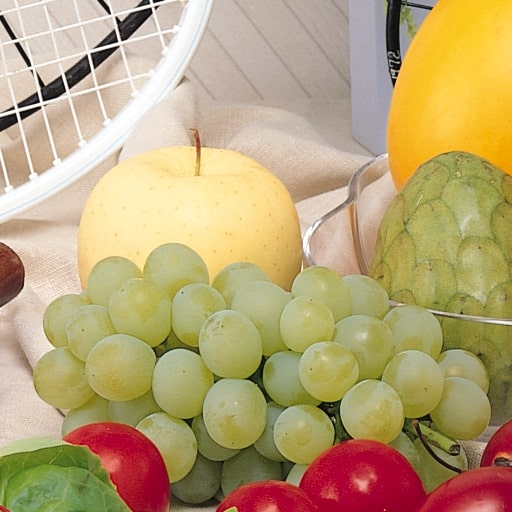
#> input picture 20701014_Q12/20701014_Q12_input.jpg, 512 x 512 px, found by its file name
$ python 20701014_Q12.py
#> lines starting #> are read from the running program, lines starting #| are printed output that depends on the picture
from PIL import Image
import numpy as np
import math, random

def separate_rgb_channels(image_path):
#> called with image_path = '20701014_Q12/20701014_Q12_input.jpg'
    try:
        image = Image.open(image_path)
#> image is the input picture: PIL image 512x512 RGB; mean R, G, B 185.3, 163.3, 118.3
        image_array = np.array(image)

        if len(image_array.shape) != 3 or image_array.shape[2] != 3:
            raise ValueError("Input image must be RGB (3 channels)")

        height, width = image_array.shape[:2]
#> height = 512; width = 512

        red_channel = image_array[:, :, 0]
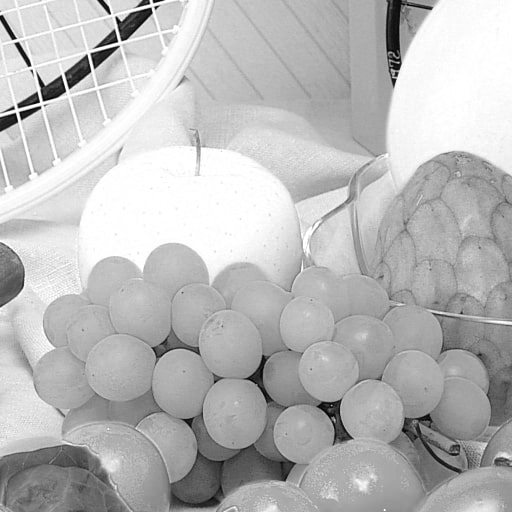
#> red_channel: shape (512, 512); min 0, max 255, mean 185.3
        green_channel = image_array[:, :, 1]
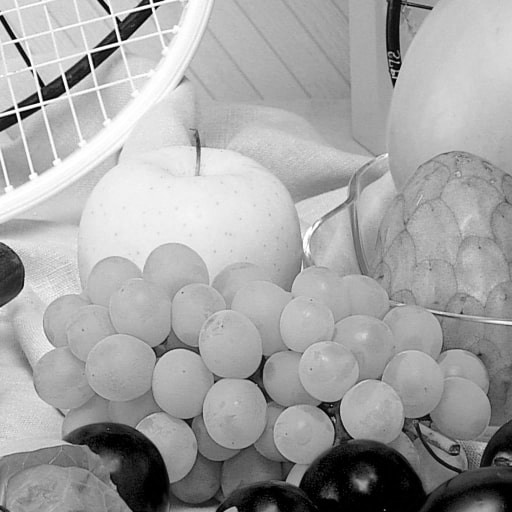
#> green_channel: shape (512, 512); min 0, max 255, mean 163.3
        blue_channel = image_array[:, :, 2]
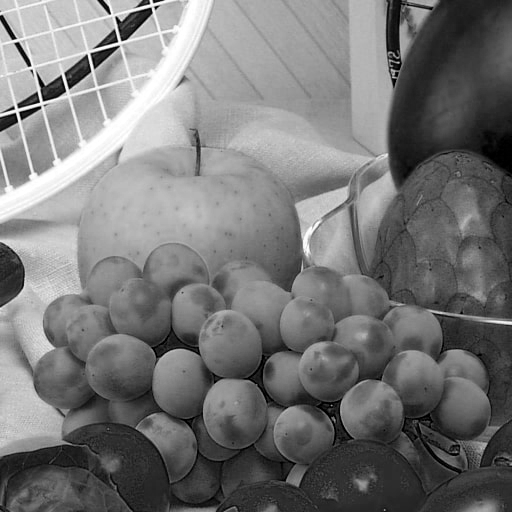
#> blue_channel: shape (512, 512); min 0, max 255, mean 118.3

        red_image = Image.fromarray(red_channel)
        green_image = Image.fromarray(green_channel)
        blue_image = Image.fromarray(blue_channel)

        red_image.save('20701014_Q12/20701014_Q12_red_channel.jpg')
        green_image.save('20701014_Q12/20701014_Q12_green_channel.jpg')
        blue_image.save('20701014_Q12/20701014_Q12_blue_channel.jpg')

        collage_width = width * 2
#> collage_width = 1024
        collage_height = height * 2
#> collage_height = 1024
        collage = Image.new('RGB', (collage_width, collage_height), (255, 255, 255))
#> collage: PIL image 1024x1024 RGB; every value is 255

        collage.paste(image, (0, 0))
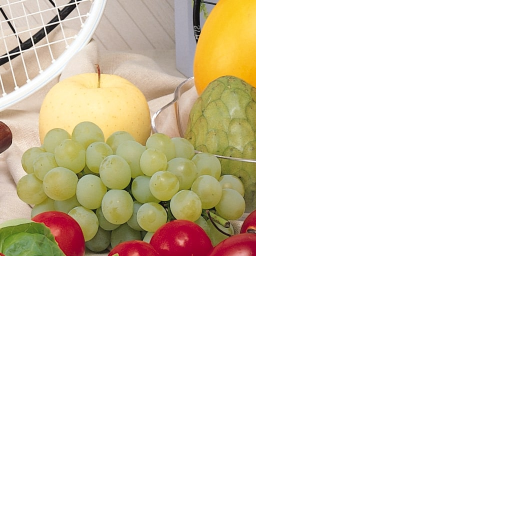
#> collage: PIL image 1024x1024 RGB (shown at 1/2 size); mean R, G, B 237.6, 232.1, 220.8
        red_rgb = Image.fromarray(np.stack([red_channel, red_channel, red_channel], axis=2))
        green_rgb = Image.fromarray(np.stack([green_channel, green_channel, green_channel], axis=2))
        blue_rgb = Image.fromarray(np.stack([blue_channel, blue_channel, blue_channel], axis=2))

        collage.paste(red_rgb, (width, 0))
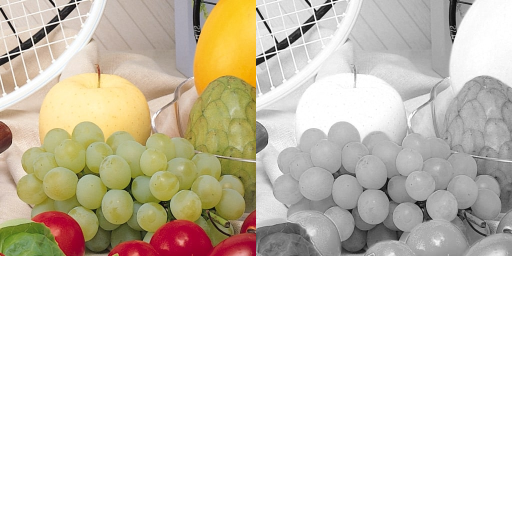
#> collage: PIL image 1024x1024 RGB (shown at 1/2 size); mean R, G, B 220.2, 214.7, 203.4
        collage.paste(green_rgb, (0, height))
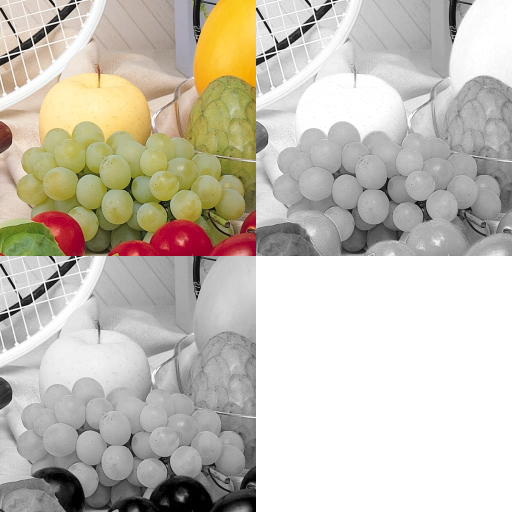
#> collage: PIL image 1024x1024 RGB (shown at 1/2 size); mean R, G, B 197.2, 191.7, 180.5
        collage.paste(blue_rgb, (width, height))
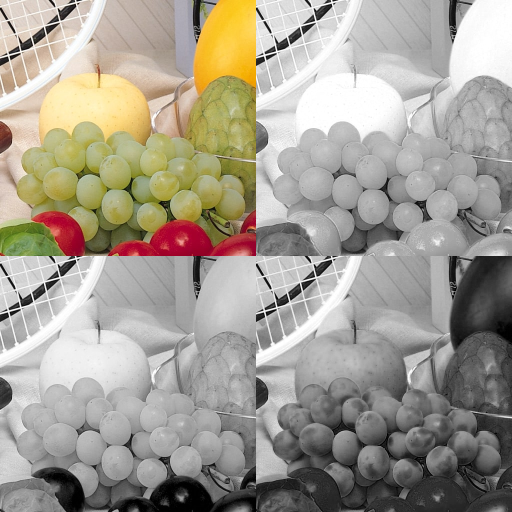
#> collage: PIL image 1024x1024 RGB (shown at 1/2 size); mean R, G, B 163.1, 157.6, 146.3

        collage.save('20701014_Q12/20701014_Q12_output.jpg')

    except Exception as e:
        print(f"Error processing image: {e}")

image_path = '20701014_Q12/20701014_Q12_input.jpg'
separate_rgb_channels(image_path)
